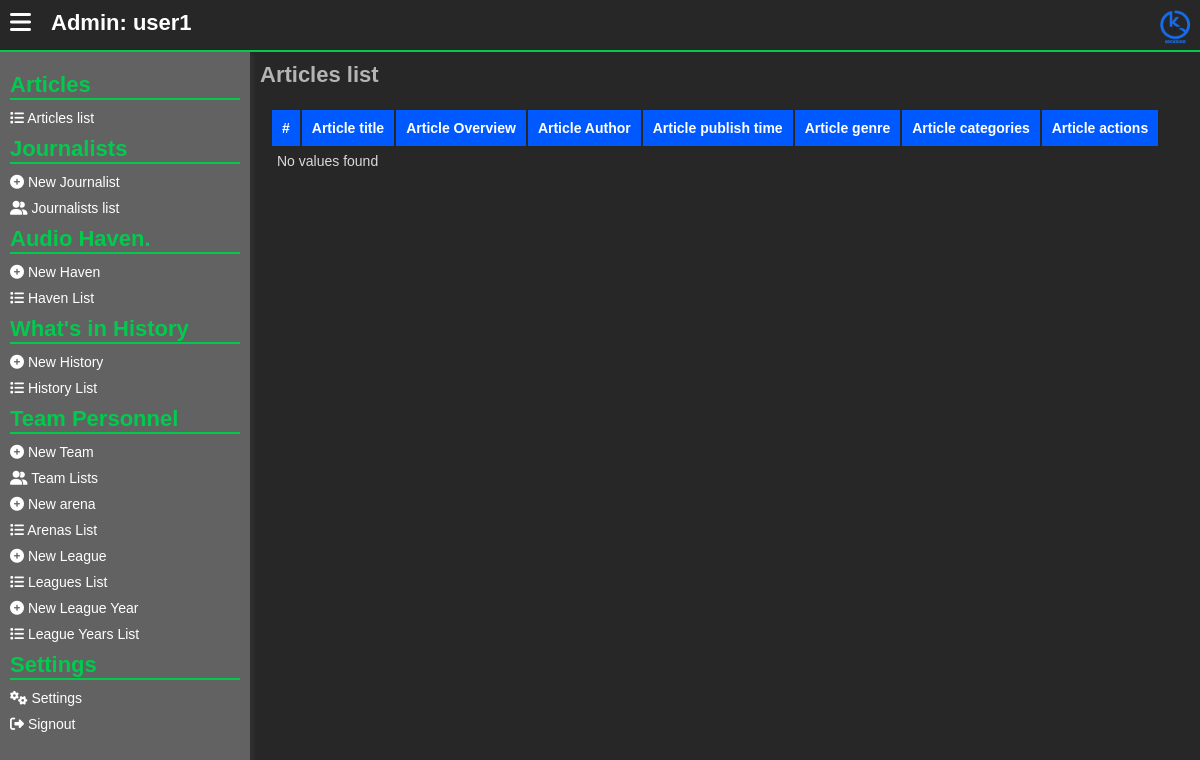
The app's page /admins/articles-list.php (signed in), older data.
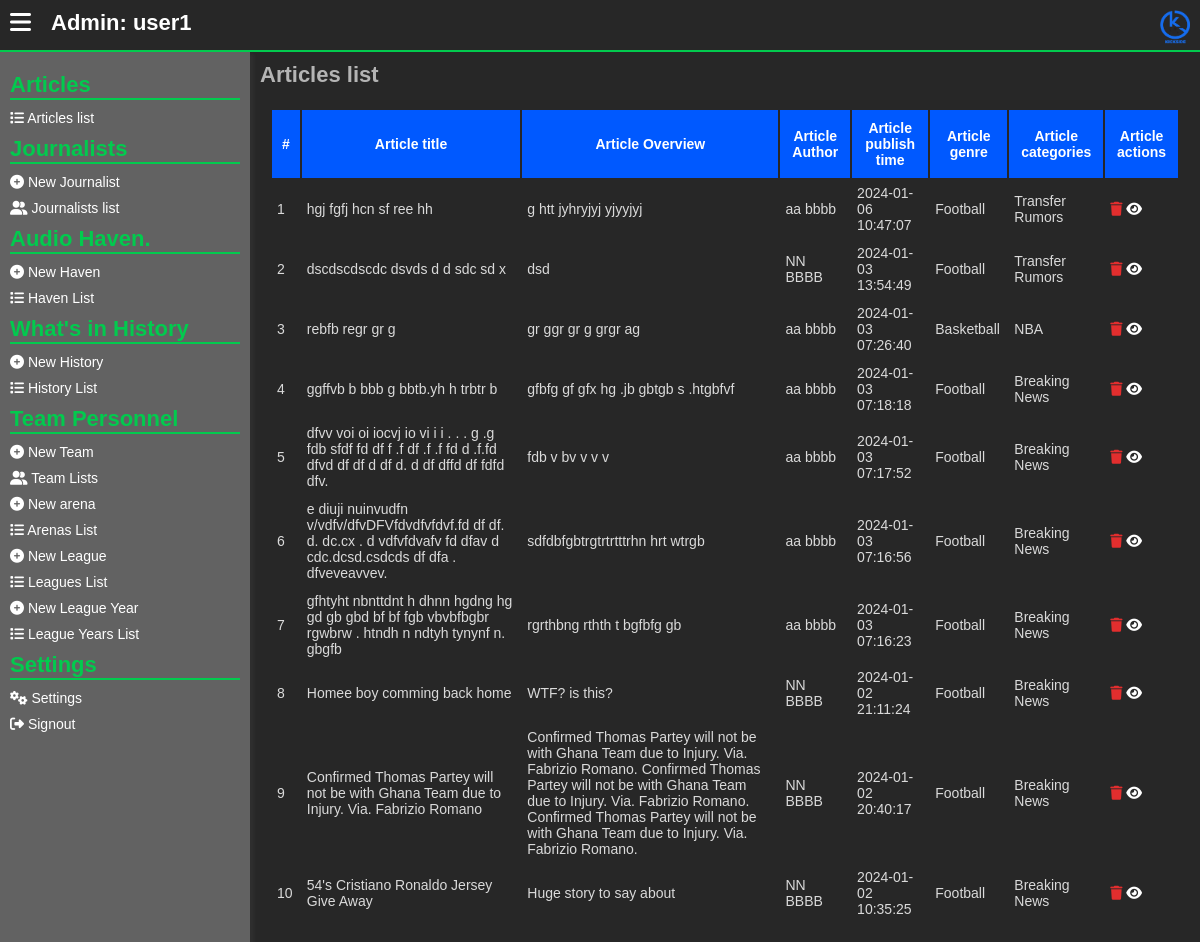
The same page, newer data.
### tables this page shows
CREATE TABLE `news_articles` (
  `article_id` int(11) NOT NULL,
  `article_title` text NOT NULL,
  `article_overview` text NOT NULL,
  `article_poster` text NOT NULL,
  `article_full_details` text NOT NULL,
  `article_author` int(11) NOT NULL,
  `article_genre` int(11) NOT NULL,
  `article_publish_time` text NOT NULL DEFAULT current_timestamp()
);

CREATE TABLE `journalists` (
  `id` int(11) NOT NULL,
  `first_name` varchar(255) NOT NULL,
  `last_name` varchar(255) NOT NULL,
  `user_name` varchar(255) NOT NULL,
  `email` varchar(255) NOT NULL,
  `phone_number` varchar(255) NOT NULL,
  `password` text NOT NULL,
  `display_name` varchar(255) NOT NULL,
  `status` varchar(255) NOT NULL DEFAULT 'Working'
);

CREATE TABLE `genres` (
  `id` int(11) NOT NULL,
  `genre_name` varchar(255) NOT NULL,
  `genre_description` text NOT NULL
);

CREATE TABLE `categories` (
  `id` int(11) NOT NULL,
  `category_name` varchar(255) NOT NULL,
  `category_description` text NOT NULL,
  `genre` int(11) NOT NULL
);

### admins/articles-list.php (the view, shortened to what the changed rows need)
<?php
include("../assets/php/global/server.php");
?>
<!DOCTYPE html>
<html lang="en">
<head>
   <link rel="stylesheet" href="../assets/css/back-main.css">
   <link rel="stylesheet" href="https://cdnjs.cloudflare.com/ajax/libs/font-awesome/6.5.1/css/all.min.css"
 />
</head>
<body>
   <main>
      <section class="main-section">
         <div class="hero">
            <?php include("../assets/php/admins/left-nav.php") ?>
            <div class="dashboard">
               <div class="dashboard-cont">
                  <h1>
                     Articles list
                  </h1>
                  <div class="form-row">
                     <table>
                        <thead>
                           <tr>
                              <th>#</th>
                              <th>
                                 Article title
                              </th>
                              <th>
                                 Article Overview
                              </th>
                              <th>
                                 Article Author
                              </th>
                              <th>
                                 Article publish time
                              </th>
                              <th>
                                 Article genre
                              </th>
                              <th>
                                 Article categories
                              </th>
                              <th>
                                 Article actions
                              </th>
                           </tr>
                        </thead>
                        <tbody>
                           <?php
                           $get_All_articles = mysqli_query($server, "SELECT * from
                              news_articles,genres,journalists
                              WHERE
                              news_articles.article_genre = genres.id
                              AND news_articles.article_author = journalists.id
                              ORDER BY article_publish_time DESC
                           ");
                           if (mysqli_num_rows($get_All_articles) < 1) {
                              ?>
                              <tr>
                                 <td colspan="100">
                                    No values found
                                 </td>
                              </tr>
                              <?php
                           } else {
                              $counter = 1;
                              while ($data_All_articles = mysqli_fetch_array($get_All_articles)) {
                                 $article_id = $data_All_articles['article_id'];
                                 ?>
                                 <tr>
                                    <td>
                                       <?php echo $counter++; ?>
                                    </td>
                                    <td>
                                       <?php echo $data_All_articles['article_title']; ?>
                                    </td>
                                    <td>
                                       <?php echo $data_All_articles['article_overview']; ?>
                                    </td>
                                    <td>
                                       <?php echo $data_All_articles['display_name']; ?>
                                    </td>
                                    <td>
                                       <?php echo $data_All_articles['article_publish_time']; ?>
                                    </td>
                                    <td>
                                       <?php echo $data_All_articles['genre_name']; ?>
                                    </td>
                                    <td>
                                       <?php
                                       $check_if_categories_exists = mysqli_query($server, "SELECT * from
                                             news_articles_categories,categories
                                             WHERE article = '$article_id'
                                             AND news_articles_categories.category = categories.id
                                       ");
                                       if (mysqli_num_rows($check_if_categories_exists) < 1) {
                                          ?>
                                          <a href="article-add-category.php?a=<?php echo $data_All_articles['article_id']; ?>"
                                             title="Add an article Category">
                                             <i class="fa fa-plus-circle"></i>
                                          </a>
                                          <?php
                                       } else {
                                          $data_if_cateogry_exists = mysqli_fetch_array($check_if_categories_exists);
                                          echo $data_if_cateogry_exists['category_name'];
                                       }
                                       ?>
                                    </td>
                                    <td>
                                       <button class="deleteArticle delete"
                                          value="<?php echo $data_All_articles['article_id']; ?>" title="Delete article.">
                                          <i class="fa fa-trash"></i>
                                       </button>
                                       <a href="../clients/read.php?a=<?php echo $data_All_articles['article_id']; ?>"
                                          target="_blank" title="Watch the Article live">
                                          <i class="fa fa-eye"></i>
                                       </a>
                                    </td>
                                 </tr>
                                 <?php
                              }
                           }
                           ?>
                        </tbody>
                     </table>
                  </div>
               </div>
            </div>
         </div>
      </section>
   </main>
</body>
</html>

Row changes from the older to the newer data that the page shows:
added news_articles: article_title "hgj fgfj hcn sf ree hh", article_overview "g htt jyhryjyj yjyyjyj", article_author.display_name "aa bbbb", article_publish_time "2024-01-06 10:47:07", article_genre.genre_name "Football", categories.category_name "Transfer Rumors", $data_All_articles['article_id'] 20 (drawn)
added news_articles: article_title "dscdscdscdc dsvds d d sdc sd x", article_overview "dsd", article_author.display_name "NN BBBB", article_publish_time "2024-01-03 13:54:49", article_genre.genre_name "Football", categories.category_name "Transfer Rumors", $data_All_articles['article_id'] 16 (drawn)
added news_articles: article_title "rebfb regr gr g", article_overview "gr ggr gr g grgr ag", article_author.display_name "aa bbbb", article_publish_time "2024-01-03 07:26:40", article_genre.genre_name "Basketball", categories.category_name "NBA", $data_All_articles['article_id'] 13 (drawn)
added news_articles: article_title "ggffvb b bbb g bbtb.yh h trbtr b", article_overview "gfbfg gf gfx hg .jb gbtgb s .htgbfvf", article_author.display_name "aa bbbb", article_publish_time "2024-01-03 07:18:18", article_genre.genre_name "Football", categories.category_name "Breaking News", $data_All_articles['article_id'] 11 (drawn)
added news_articles: article_title "dfvv voi oi iocvj io vi i i . . . g .g fdb sfdf fd df f .f df .f .f fd d .f.fd dfvd df df d df d. d df dffd df fdfd dfv.", article_overview "fdb v bv v v v", article_author.display_name "aa bbbb", article_publish_time "2024-01-03 07:17:52", article_genre.genre_name "Football", categories.category_name "Breaking News", $data_All_articles['article_id'] 10 (drawn)
added news_articles: article_title "e diuji nuinvudfn v/vdfv/dfvDFVfdvdfvfdvf.fd df df. d. dc.cx . d vdfvfdvafv fd dfav d cdc.dcsd.csdcds df dfa . dfveveavvev.", article_overview "sdfdbfgbtrgtrtrtttrhn hrt wtrgb", article_author.display_name "aa bbbb", article_publish_time "2024-01-03 07:16:56", article_genre.genre_name "Football", categories.category_name "Breaking News", $data_All_articles['article_id'] 9 (drawn)
added news_articles: article_title "gfhtyht nbnttdnt h dhnn hgdng hg gd gb gbd bf bf fgb vbvbfbgbr rgwbrw . htndh n ndtyh tynynf n. gbgfb", article_overview "rgrthbng rthth t bgfbfg gb", article_author.display_name "aa bbbb", article_publish_time "2024-01-03 07:16:23", article_genre.genre_name "Football", categories.category_name "Breaking News", $data_All_articles['article_id'] 8 (drawn)
added news_articles: article_title "Homee boy comming back home", article_overview "WTF? is this?", article_author.display_name "NN BBBB", article_publish_time "2024-01-02 21:11:24", article_genre.genre_name "Football", categories.category_name "Breaking News", $data_All_articles['article_id'] 7 (drawn)
added news_articles: article_title "Confirmed Thomas Partey will not be with Ghana Team due to Injury. Via. Fabrizio Romano", article_overview "Confirmed Thomas Partey will not be with Ghana Team due to Injury. Via. Fabrizio Romano. Confirmed Thomas Partey will not be with Ghana Team due to Injury. Via. Fabrizio Romano. Confirmed Thomas Partey will not be with Ghana Team due to Injury. Via. Fabrizio Romano.", article_author.display_name "NN BBBB", article_publish_time "2024-01-02 20:40:17", article_genre.genre_name "Football", categories.category_name "Breaking News", $data_All_articles['article_id'] 6 (drawn)
added news_articles: article_title "54's Cristiano Ronaldo Jersey Give Away", article_overview "Huge story to say about", article_author.display_name "NN BBBB", article_publish_time "2024-01-02 10:35:25", article_genre.genre_name "Football", categories.category_name "Breaking News", $data_All_articles['article_id'] 4 (drawn)
Text that changed along with them:
text no longer shown: "No values found"
